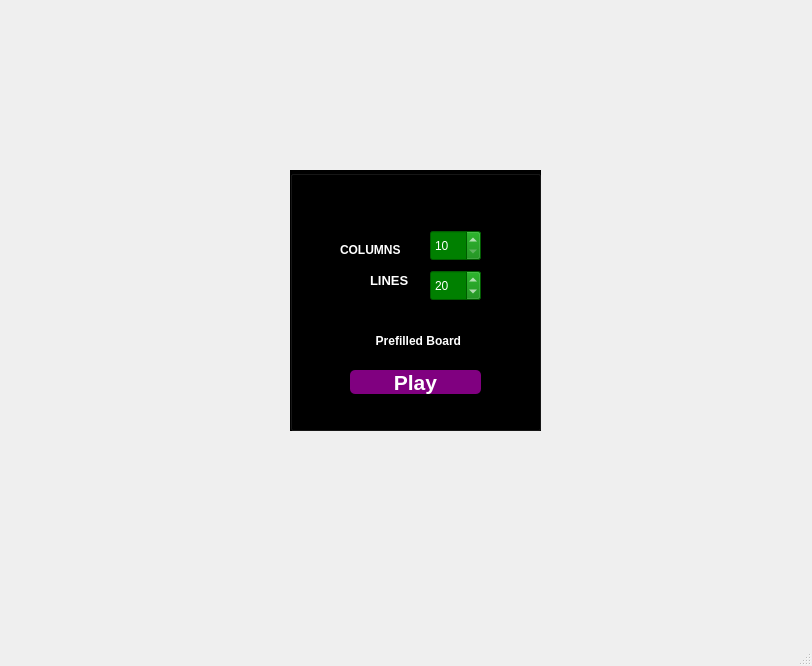
<?xml version="1.0" encoding="UTF-8"?>
<ui version="4.0">
 <class>StartWindow</class>
 <widget class="QMainWindow" name="StartWindow">
  <property name="geometry">
   <rect>
    <x>0</x>
    <y>0</y>
    <width>812</width>
    <height>666</height>
   </rect>
  </property>
  <property name="windowTitle">
   <string>MainWindow</string>
  </property>
  <property name="unifiedTitleAndToolBarOnMac">
   <bool>false</bool>
  </property>
  <widget class="QWidget" name="centralwidget">
   <widget class="QGroupBox" name="groupBox">
    <property name="geometry">
     <rect>
      <x>290</x>
      <y>170</y>
      <width>251</width>
      <height>261</height>
     </rect>
    </property>
    <property name="styleSheet">
     <string notr="true">background:black;</string>
    </property>
    <property name="title">
     <string/>
    </property>
    <widget class="QLabel" name="label">
     <property name="geometry">
      <rect>
       <x>80</x>
       <y>100</y>
       <width>51</width>
       <height>21</height>
      </rect>
     </property>
     <property name="font">
      <font>
       <family>MS Sans Serif</family>
       <pointsize>10</pointsize>
       <bold>true</bold>
      </font>
     </property>
     <property name="styleSheet">
      <string notr="true">color: white;</string>
     </property>
     <property name="text">
      <string>LINES</string>
     </property>
    </widget>
    <widget class="QSpinBox" name="widthSpinBox">
     <property name="geometry">
      <rect>
       <x>140</x>
       <y>60</y>
       <width>51</width>
       <height>31</height>
      </rect>
     </property>
     <property name="mouseTracking">
      <bool>false</bool>
     </property>
     <property name="layoutDirection">
      <enum>Qt::LeftToRight</enum>
     </property>
     <property name="styleSheet">
      <string notr="true">color: white; background-color: green;</string>
     </property>
     <property name="wrapping">
      <bool>false</bool>
     </property>
     <property name="frame">
      <bool>true</bool>
     </property>
     <property name="minimum">
      <number>10</number>
     </property>
     <property name="maximum">
      <number>25</number>
     </property>
    </widget>
    <widget class="QSpinBox" name="heightSpinBox">
     <property name="geometry">
      <rect>
       <x>140</x>
       <y>100</y>
       <width>51</width>
       <height>31</height>
      </rect>
     </property>
     <property name="styleSheet">
      <string notr="true">color: white; background-color: green</string>
     </property>
     <property name="minimum">
      <number>10</number>
     </property>
     <property name="maximum">
      <number>30</number>
     </property>
     <property name="value">
      <number>20</number>
     </property>
    </widget>
    <widget class="QLabel" name="label_2">
     <property name="geometry">
      <rect>
       <x>50</x>
       <y>70</y>
       <width>81</width>
       <height>20</height>
      </rect>
     </property>
     <property name="font">
      <font>
       <family>MS Sans Serif</family>
       <pointsize>9</pointsize>
       <bold>true</bold>
      </font>
     </property>
     <property name="styleSheet">
      <string notr="true">color: white;</string>
     </property>
     <property name="text">
      <string>COLUMNS</string>
     </property>
    </widget>
    <widget class="QCheckBox" name="checkBoxPrefilled">
     <property name="enabled">
      <bool>true</bool>
     </property>
     <property name="geometry">
      <rect>
       <x>60</x>
       <y>160</y>
       <width>131</width>
       <height>21</height>
      </rect>
     </property>
     <property name="font">
      <font>
       <family>MS Sans Serif</family>
       <bold>true</bold>
      </font>
     </property>
     <property name="layoutDirection">
      <enum>Qt::RightToLeft</enum>
     </property>
     <property name="autoFillBackground">
      <bool>false</bool>
     </property>
     <property name="styleSheet">
      <string notr="true">color: white; border-radius: 5px;</string>
     </property>
     <property name="text">
      <string>Prefilled Board</string>
     </property>
     <property name="checkable">
      <bool>true</bool>
     </property>
    </widget>
    <widget class="QPushButton" name="playButton">
     <property name="geometry">
      <rect>
       <x>60</x>
       <y>200</y>
       <width>131</width>
       <height>24</height>
      </rect>
     </property>
     <property name="font">
      <font>
       <family>MS Sans Serif</family>
       <pointsize>16</pointsize>
       <bold>true</bold>
      </font>
     </property>
     <property name="mouseTracking">
      <bool>true</bool>
     </property>
     <property name="styleSheet">
      <string notr="true">color: white; background:purple; border-radius: 5px;</string>
     </property>
     <property name="text">
      <string>Play</string>
     </property>
    </widget>
   </widget>
  </widget>
  <widget class="QMenuBar" name="menubar">
   <property name="geometry">
    <rect>
     <x>0</x>
     <y>0</y>
     <width>812</width>
     <height>17</height>
    </rect>
   </property>
  </widget>
  <widget class="QStatusBar" name="statusbar"/>
 </widget>
 <resources/>
 <connections/>
</ui>
